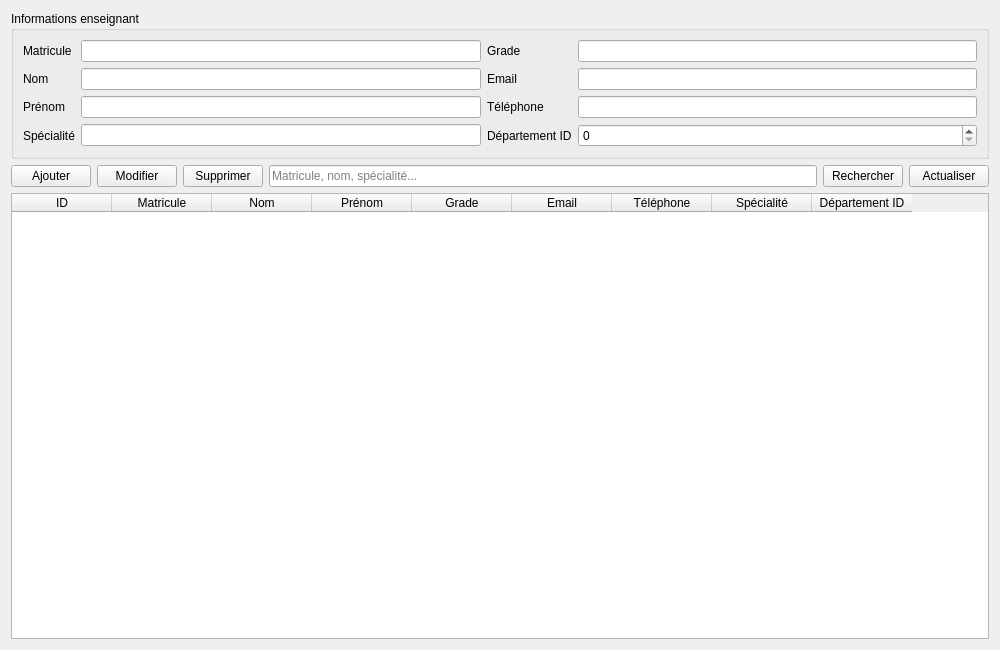
<?xml version="1.0" encoding="UTF-8"?>
<ui version="4.0">
 <class>EnseignantForm</class>
 <widget class="QWidget" name="EnseignantForm">
  <property name="geometry"><rect><x>0</x><y>0</y><width>1000</width><height>650</height></rect></property>
  <property name="windowTitle"><string>Enseignants</string></property>
  <layout class="QVBoxLayout" name="verticalLayout">
   <item>
    <widget class="QGroupBox" name="groupEnseignant">
     <property name="title"><string>Informations enseignant</string></property>
     <layout class="QGridLayout" name="gridLayout">
      <item row="0" column="0"><widget class="QLabel" name="lblMatricule"><property name="text"><string>Matricule</string></property></widget></item>
      <item row="0" column="1"><widget class="QLineEdit" name="txtMatricule"/></item>
      <item row="0" column="2"><widget class="QLabel" name="lblGrade"><property name="text"><string>Grade</string></property></widget></item>
      <item row="0" column="3"><widget class="QLineEdit" name="txtGrade"/></item>
      <item row="1" column="0"><widget class="QLabel" name="lblNom"><property name="text"><string>Nom</string></property></widget></item>
      <item row="1" column="1"><widget class="QLineEdit" name="txtNom"/></item>
      <item row="1" column="2"><widget class="QLabel" name="lblEmail"><property name="text"><string>Email</string></property></widget></item>
      <item row="1" column="3"><widget class="QLineEdit" name="txtEmail"/></item>
      <item row="2" column="0"><widget class="QLabel" name="lblPrenom"><property name="text"><string>Prénom</string></property></widget></item>
      <item row="2" column="1"><widget class="QLineEdit" name="txtPrenom"/></item>
      <item row="2" column="2"><widget class="QLabel" name="lblTelephone"><property name="text"><string>Téléphone</string></property></widget></item>
      <item row="2" column="3"><widget class="QLineEdit" name="txtTelephone"/></item>
      <item row="3" column="0"><widget class="QLabel" name="lblSpecialite"><property name="text"><string>Spécialité</string></property></widget></item>
      <item row="3" column="1"><widget class="QLineEdit" name="txtSpecialite"/></item>
      <item row="3" column="2"><widget class="QLabel" name="lblDepartement"><property name="text"><string>Département ID</string></property></widget></item>
      <item row="3" column="3"><widget class="QSpinBox" name="spinDepartementId"><property name="maximum"><number>999999</number></property></widget></item>
     </layout>
    </widget>
   </item>
   <item>
    <layout class="QHBoxLayout" name="actionsLayout">
     <item><widget class="QPushButton" name="btnAjouter"><property name="text"><string>Ajouter</string></property></widget></item>
     <item><widget class="QPushButton" name="btnModifier"><property name="text"><string>Modifier</string></property></widget></item>
     <item><widget class="QPushButton" name="btnSupprimer"><property name="text"><string>Supprimer</string></property></widget></item>
     <item><widget class="QLineEdit" name="txtRecherche"><property name="placeholderText"><string>Matricule, nom, spécialité...</string></property></widget></item>
     <item><widget class="QPushButton" name="btnRechercher"><property name="text"><string>Rechercher</string></property></widget></item>
     <item><widget class="QPushButton" name="btnActualiser"><property name="text"><string>Actualiser</string></property></widget></item>
    </layout>
   </item>
   <item>
    <widget class="QTableWidget" name="tableEnseignants">
     <property name="columnCount"><number>9</number></property>
     <column><property name="text"><string>ID</string></property></column>
     <column><property name="text"><string>Matricule</string></property></column>
     <column><property name="text"><string>Nom</string></property></column>
     <column><property name="text"><string>Prénom</string></property></column>
     <column><property name="text"><string>Grade</string></property></column>
     <column><property name="text"><string>Email</string></property></column>
     <column><property name="text"><string>Téléphone</string></property></column>
     <column><property name="text"><string>Spécialité</string></property></column>
     <column><property name="text"><string>Département ID</string></property></column>
    </widget>
   </item>
  </layout>
 </widget>
 <resources/>
 <connections/>
</ui>
